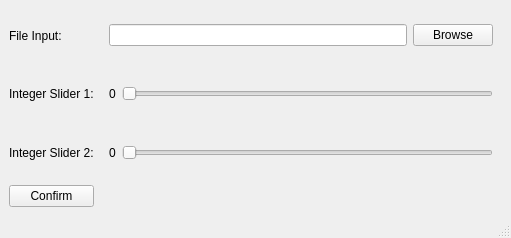
<?xml version="1.0" encoding="UTF-8"?>
<ui version="4.0">
 <class>MainWindow</class>
 <widget class="QMainWindow" name="MainWindow">
  <property name="geometry">
   <rect>
    <x>0</x>
    <y>0</y>
    <width>511</width>
    <height>238</height>
   </rect>
  </property>
  <property name="windowTitle">
   <string>Untitled Window</string>
  </property>
  <property name="toolTipDuration">
   <number>-1</number>
  </property>
  <property name="animated">
   <bool>true</bool>
  </property>
  <widget class="QWidget" name="centralwidget">
   <layout class="QGridLayout" name="gridLayout">
    <item row="2" column="3">
     <widget class="QWidget" name="widget_2" native="true">
      <layout class="QHBoxLayout" name="horizontalLayout_2">
       <item>
        <widget class="QLabel" name="integerValue2">
         <property name="text">
          <string>0</string>
         </property>
        </widget>
       </item>
       <item>
        <widget class="QSlider" name="integerSlider2">
         <property name="orientation">
          <enum>Qt::Horizontal</enum>
         </property>
        </widget>
       </item>
      </layout>
     </widget>
    </item>
    <item row="1" column="0">
     <widget class="QLabel" name="integerSlider1Label">
      <property name="text">
       <string>Integer Slider 1:</string>
      </property>
     </widget>
    </item>
    <item row="2" column="0">
     <widget class="QLabel" name="integerSlider2Label">
      <property name="text">
       <string>Integer Slider 2:</string>
      </property>
     </widget>
    </item>
    <item row="0" column="0">
     <widget class="QLabel" name="fileInputLabel">
      <property name="text">
       <string>File Input:</string>
      </property>
     </widget>
    </item>
    <item row="0" column="3">
     <widget class="QWidget" name="widget_3" native="true">
      <layout class="QHBoxLayout" name="horizontalLayout_3">
       <item>
        <widget class="QLineEdit" name="fileInput"/>
       </item>
       <item>
        <widget class="QPushButton" name="pushButton">
         <property name="text">
          <string>Browse</string>
         </property>
        </widget>
       </item>
      </layout>
     </widget>
    </item>
    <item row="1" column="3">
     <widget class="QWidget" name="widget" native="true">
      <layout class="QHBoxLayout" name="horizontalLayout">
       <item>
        <widget class="QLabel" name="integerValue1">
         <property name="text">
          <string>0</string>
         </property>
        </widget>
       </item>
       <item>
        <widget class="QSlider" name="integerSlider1">
         <property name="orientation">
          <enum>Qt::Horizontal</enum>
         </property>
        </widget>
       </item>
      </layout>
     </widget>
    </item>
    <item row="3" column="0">
     <widget class="QPushButton" name="confirmButton">
      <property name="text">
       <string>Confirm</string>
      </property>
     </widget>
    </item>
   </layout>
  </widget>
  <widget class="QMenuBar" name="menubar">
   <property name="geometry">
    <rect>
     <x>0</x>
     <y>0</y>
     <width>511</width>
     <height>21</height>
    </rect>
   </property>
  </widget>
  <widget class="QStatusBar" name="statusbar"/>
 </widget>
 <resources/>
 <connections/>
</ui>
